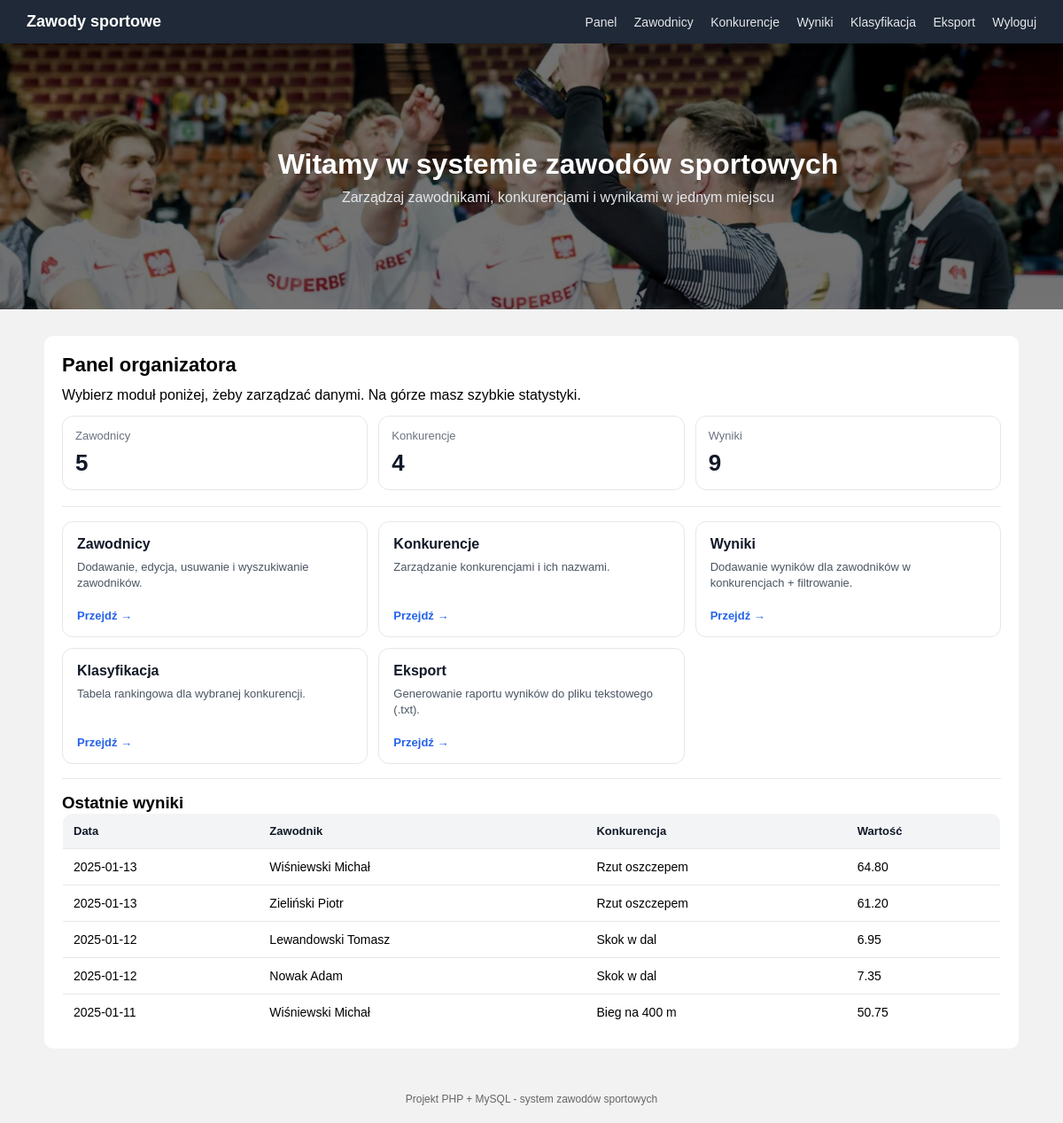
/dashboard.php (signed in), run on the app's committed database.
### tables this page shows
CREATE TABLE wynik (
  id INT AUTO_INCREMENT PRIMARY KEY,
  zawodnik_id INT NOT NULL,
  konkurencja_id INT NOT NULL,
  wartosc DECIMAL(10,2) NOT NULL,
  data_wyniku DATE NOT NULL,
  FOREIGN KEY (zawodnik_id) REFERENCES zawodnik(id) ON DELETE CASCADE,
  FOREIGN KEY (konkurencja_id) REFERENCES konkurencja(id) ON DELETE CASCADE
);

CREATE TABLE zawodnik (
  id INT AUTO_INCREMENT PRIMARY KEY,
  imie VARCHAR(50) NOT NULL,
  nazwisko VARCHAR(80) NOT NULL
);

CREATE TABLE konkurencja (
  id INT AUTO_INCREMENT PRIMARY KEY,
  nazwa VARCHAR(100) NOT NULL
);

### app/auth.php (called while the page is built, shortened)
<?php
function isLoggedIn(): bool
{
    return isset($_SESSION['user_id']);
}

### public/dashboard.php (the view, shortened to what this page needs)
<?php
require_once __DIR__ . '/../app/auth.php';
$db = getDb();
$athletesCount = (int) $db->query("SELECT COUNT(*) FROM zawodnik")->fetchColumn();
$eventsCount = (int) $db->query("SELECT COUNT(*) FROM konkurencja")->fetchColumn();
$resultsCount = (int) $db->query("SELECT COUNT(*) FROM wynik")->fetchColumn();
require __DIR__ . '/../app/header.php';
?>
<h2>Panel organizatora</h2>
<p class="small" style="margin-bottom: 14px;">
    Wybierz moduł poniżej, żeby zarządzać danymi. Na górze masz szybkie statystyki.
</p>
<div class="stats">
    <div class="stat">
        <div class="stat-label">Zawodnicy</div>
        <div class="stat-value"><?= $athletesCount ?></div>
    </div>
    <div class="stat">
        <div class="stat-label">Konkurencje</div>
        <div class="stat-value"><?= $eventsCount ?></div>
    </div>
    <div class="stat">
        <div class="stat-label">Wyniki</div>
        <div class="stat-value"><?= $resultsCount ?></div>
    </div>
</div>
<hr>
<div class="cards">
    <a class="card" href="athletes.php">
        <div class="card-title">Zawodnicy</div>
        <div class="card-desc">Dodawanie, edycja, usuwanie i wyszukiwanie zawodników.</div>
        <div class="card-meta">Przejdź →</div>
    </a>
    <a class="card" href="events.php">
        <div class="card-title">Konkurencje</div>
        <div class="card-desc">Zarządzanie konkurencjami i ich nazwami.</div>
        <div class="card-meta">Przejdź →</div>
    </a>
    <a class="card" href="results.php">
        <div class="card-title">Wyniki</div>
        <div class="card-desc">Dodawanie wyników dla zawodników w konkurencjach + filtrowanie.</div>
        <div class="card-meta">Przejdź →</div>
    </a>
    <a class="card" href="ranking.php">
        <div class="card-title">Klasyfikacja</div>
        <div class="card-desc">Tabela rankingowa dla wybranej konkurencji.</div>
        <div class="card-meta">Przejdź →</div>
    </a>
    <a class="card" href="export.php">
        <div class="card-title">Eksport</div>
        <div class="card-desc">Generowanie raportu wyników do pliku tekstowego (.txt).</div>
        <div class="card-meta">Przejdź →</div>
    </a>
</div>
<?php
$lastResults = $db->query("
  SELECT
    w.data_wyniku,
    w.wartosc,
    z.imie,
    z.nazwisko,
    k.nazwa AS konkurencja
  FROM wynik w
  JOIN zawodnik z ON z.id = w.zawodnik_id
  JOIN konkurencja k ON k.id = w.konkurencja_id
  ORDER BY w.data_wyniku DESC, w.id DESC
  LIMIT 5
")->fetchAll();
?>
<hr>
<h3>Ostatnie wyniki</h3>
<table class="table">
    <tr>
        <th>Data</th>
        <th>Zawodnik</th>
        <th>Konkurencja</th>
        <th>Wartość</th>
    </tr>
    <?php if (count($lastResults) === 0): ?>
        <tr>
            <td colspan="4">Brak wyników.</td>
        </tr>
    <?php else: ?>
        <?php foreach ($lastResults as $r): ?>
            <tr>
                <td>
                    <?= htmlspecialchars($r['data_wyniku']) ?>
                </td>
                <td>
                    <?= htmlspecialchars($r['nazwisko'] . ' ' . $r['imie']) ?>
                </td>
                <td>
                    <?= htmlspecialchars($r['konkurencja']) ?>
                </td>
                <td>
                    <?= htmlspecialchars($r['wartosc']) ?>
                </td>
            </tr>
        <?php endforeach; ?>
    <?php endif; ?>
</table>
<?php require __DIR__ . '/../app/footer.php'; ?>

### app/header.php (shortened to what this page needs)
<?php
require_once __DIR__ . '/auth.php';
?>
<!doctype html>
<html lang="pl">
<head>
    <link rel="stylesheet" href="css/style.css">
</head>
<body>
    <nav class="navbar">
        <div class="nav-left">
            <span class="logo">Zawody sportowe</span>
        </div>
        <?php if (isLoggedIn()): ?>
            <div class="nav-right">
                <a href="dashboard.php">Panel</a>
                <a href="athletes.php">Zawodnicy</a>
                <a href="events.php">Konkurencje</a>
                <a href="results.php">Wyniki</a>
                <a href="ranking.php">Klasyfikacja</a>
                <a href="export.php">Eksport</a>
                <a href="logout.php" class="logout">Wyloguj</a>
            </div>
        <?php endif; ?>
    </nav>
    <?php if (isLoggedIn()): ?>
        <section class="hero">
            <div class="hero-overlay">
                <h1>Witamy w systemie zawodów sportowych</h1>
                <p>Zarządzaj zawodnikami, konkurencjami i wynikami w jednym miejscu</p>
            </div>
        </section>
    <?php endif; ?>
    <div class="content">

### app/footer.php
</div>
<footer class="footer">
    Projekt PHP + MySQL - system zawodów sportowych
</footer>
</body>
</html>

### public/css/style.css (style rules this page uses)
* { box-sizing: border-box; margin: 0; padding: 0; }
body { font-family: Arial, sans-serif; background: #f2f2f2; }
.navbar { display: flex; justify-content: space-between; align-items: center; background: #1f2937; padding: 14px 30px; }
.logo { color: #fff; font-weight: bold; font-size: 18px; }
.navbar a { color: #e5e7eb; margin-left: 15px; text-decoration: none; font-size: 14px; }
.logout { color: #f87171; }
.hero { height: 300px; background-image: url("../img/hero.jpg"); background-size: cover; background-position: center; position: relative; }
.hero-overlay { background: rgba(0, 0, 0, 0.55); height: 100%; display: flex; flex-direction: column; justify-content: center; align-items: center; padding-left: 60px; }
.hero h1 { color: #fff; font-size: 32px; margin-bottom: 10px; }
.hero p { color: #e5e7eb; font-size: 16px; }
.content { max-width: 1100px; margin: 30px auto; background: #fff; padding: 20px; border-radius: 10px; }
.footer { text-align: center; color: #666; font-size: 12px; padding: 20px; }
.content h2 { font-size: 22px; margin-bottom: 12px; }
hr { border: 0; border-top: 1px solid #e5e7eb; margin: 16px 0; }
.table { width: 100%; border-collapse: collapse; overflow: hidden; border-radius: 12px; border: 1px solid #e5e7eb; }
.table th { background: #f3f4f6; text-align: left; font-size: 13px; padding: 12px; color: #111827; }
.table td { padding: 12px; border-top: 1px solid #e5e7eb; font-size: 14px; }
.stats { display: grid; grid-template-columns: repeat(3, minmax(0, 1fr)); gap: 12px; margin: 10px 0 18px 0; }
.stat { border: 1px solid #e5e7eb; border-radius: 12px; padding: 14px; background: #ffffff; }
.stat-label { font-size: 13px; color: #6b7280; margin-bottom: 8px; }
.stat-value { font-size: 26px; font-weight: bold; color: #111827; }
.cards { display: grid; grid-template-columns: repeat(3, minmax(0, 1fr)); gap: 12px; }
.card { display: block; text-decoration: none; color: inherit; border: 1px solid #e5e7eb; border-radius: 12px; padding: 16px; background: #fff; transition: transform 0.08s ease-in-out; }
.card-title { font-size: 16px; font-weight: bold; color: #111827; margin-bottom: 8px; }
.card-desc { font-size: 13px; color: #4b5563; line-height: 1.35; min-height: 44px; }
.card-meta { margin-top: 12px; font-size: 13px; color: #2563eb; font-weight: bold; }

### data on the page
wynik: data_wyniku "2025-01-13", zawodnik.imie "Wiśniewski Michał", konkurencja.nazwa "Rzut oszczepem", wartosc "64.80"
wynik: data_wyniku "2025-01-13", zawodnik.imie "Zieliński Piotr", konkurencja.nazwa "Rzut oszczepem", wartosc "61.20"
wynik: data_wyniku "2025-01-12", zawodnik.imie "Lewandowski Tomasz", konkurencja.nazwa "Skok w dal", wartosc "6.95"
wynik: data_wyniku "2025-01-12", zawodnik.imie "Nowak Adam", konkurencja.nazwa "Skok w dal", wartosc "7.35"
wynik: data_wyniku "2025-01-11", zawodnik.imie "Wiśniewski Michał", konkurencja.nazwa "Bieg na 400 m", wartosc "50.75"

### other printed values
$athletesCount "5"
$eventsCount "4"
$resultsCount "9"
